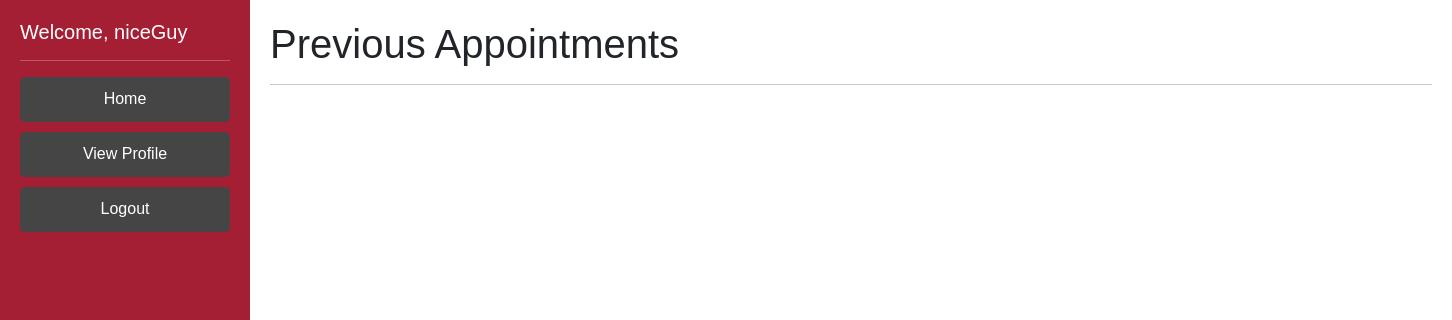
The page /viewPastAppointmentsPatient (signed in) on the database as committed earlier.
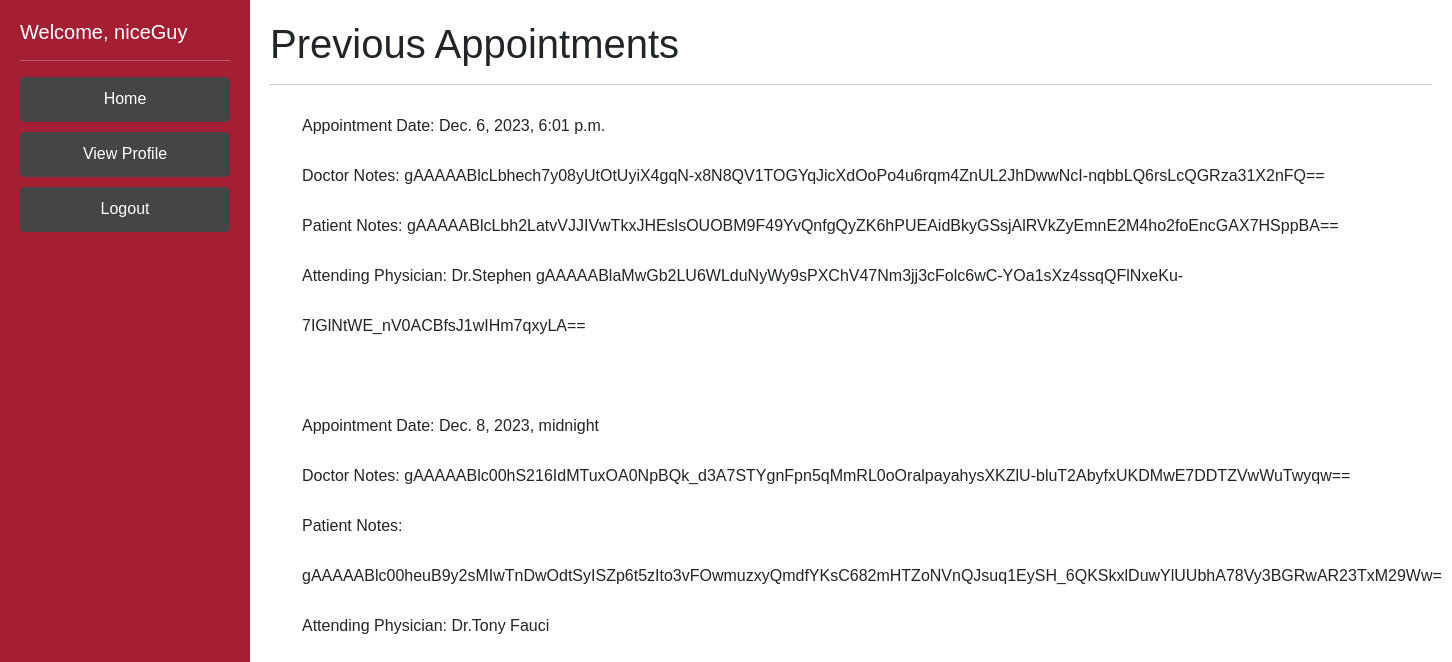
The same page on the database as committed later.
### DoctorPortal/models.py (models this page shows, shortened)
class Appointments(models.Model):
    staffUser = models.ForeignKey(Patient, on_delete=models.CASCADE, related_name='attendingDoctor', default='')
    patient = models.ForeignKey(Patient, on_delete=models.CASCADE, related_name='apptPatient', default='')
    updaterUsername = models.CharField(max_length=100, default = '')
    apptDate = models.DateTimeField(auto_now_add=True)
    docNotes = EncryptedTextField(default='na') #large body of text
    patientNotes = EncryptedTextField(default='na') #large body of text

class Patient(AbstractBaseUser):
    phone = EncryptedIntegerField() # 1 (999)-999-9999 11 long
    ssn = EncryptedCharField(unique=True, max_length=9) #ssn should be unique
    address = EncryptedCharField(max_length=200, default= '')
    username = models.CharField(max_length=100, default = '', unique=True)
    password = EncryptedCharField(max_length=25, default='')
    createdAt = EncryptedDateTimeField(auto_now_add=True) # time the patient was created
    lastUpdated = EncryptedDateTimeField(auto_now=True) # time the patient info was last edited
    fname = models.CharField(max_length=50)
    lname = EncryptedCharField(max_length=50)
    sex = models.CharField(max_length=1) # M or F
    symptoms = EncryptedTextField(default='na') #large body of text
    age = models.PositiveIntegerField(validators=[MaxValueValidator(130), MinValueValidator(0)], default=None) # 0 - 130 yrs old
    weight = models.PositiveIntegerField(validators=[MinValueValidator(1), MaxValueValidator(2000)], default=None) # 1-2000lbs
    allergies = EncryptedTextField(default='na') # known allergies
    history = EncryptedTextField(default='na') # the medical history
    otp_verification_secret = models.CharField(max_length=50, default='')
    is_patient = models.BooleanField('patientStatus', default=True)
    is_doctor = models.BooleanField('doctorStatus', default=False)
    objects = PatientManager()
    USERNAME_FIELD = 'username'
    REQUIRED_FIELDS = []
    def __str__(self):
        if self.is_patient == True:
            return self.lname + ", " + self.fname
        elif (self.is_doctor == True):
            return "Dr." + self.fname + " " + self.lname
        else:
            return self.username

### PatientPortal/views.py (the view)
# urls.py: path('viewPastAppointmentsPatient', views.viewPastApppointmentsPatient, name='viewPastAppointmentsPatient'),
def viewPastApppointmentsPatient(request):
    current_user = request.user
    today = date.today()
    myAppts = Appointments.objects.filter(patient=current_user, apptDate__lt=today)
    return render(request, "viewPastAppointmentsPatient.html", context = {'user': current_user, "appts": myAppts})

### DoctorPortal/templates/viewPastAppointmentsPatient.html
{% extends 'base_patient.html' %}
{% block content %}
<div class="jumbotron">
    <h1 class="display-7">Previous Appointments</h1>
    <hr class="my-3">
</div>
    {% if appts %}
        <ul>
            {% for a in appts %}
                Appointment Date: {{a.apptDate}}  <br>
                Doctor Notes: {{ a.docNotes }} <br>
                Patient Notes: {{ a.patientNotes }} <br>
                Attending Physician: {{ a.staffUser }}
                <br><br>
            {% endfor %}
        </ul>
    {% endif %}
{% endblock content %}

Rows that differ between the two databases and show on the page:
added Appointments: apptDate "Dec. 6, 2023, 6:01 p.m.", docNotes "gAAAAABlcLbhech7y08yUtOtUyiX4gqN-x8N8QV1TOGYqJicXdOoPo4u6rqm4ZnUL2JhDwwNcI-nqbbLQ6rsLcQGRza31X2nFQ==", patientNotes "gAAAAABlcLbh2LatvVJJIVwTkxJHEslsOUOBM9F49YvQnfgQyZK6hPUEAidBkyGSsjAlRVkZyEmnE2M4ho2foEncGAX7HSppBA==", staffUser "Dr.Stephen gAAAAABlaMwGb2LU6WLduNyWy9sPXChV47Nm3jj3cFolc6wC-YOa1sXz4ssqQFlNxeKu-7IGlNtWE_nV0ACBfsJ1wIHm7qxyLA=="
added Appointments: apptDate "Dec. 8, 2023, midnight", docNotes "gAAAAABlc00hS216IdMTuxOA0NpBQk_d3A7STYgnFpn5qMmRL0oOralpayahysXKZlU-bluT2AbyfxUKDMwE7DDTZVwWuTwyqw==", patientNotes "gAAAAABlc00heuB9y2sMIwTnDwOdtSyISZp6t5zIto3vFOwmuzxyQmdfYKsC682mHTZoNVnQJsuq1EySH_6QKSkxlDuwYlUUbhA78Vy3BGRwAR23TxM29Ww=", staffUser "Dr.Tony Fauci"
